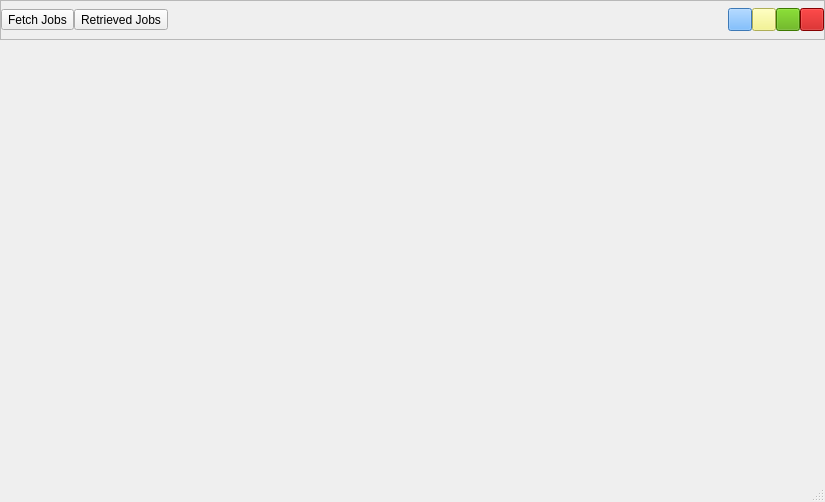
<?xml version="1.0" encoding="UTF-8"?>
<ui version="4.0">
 <class>MainWindow</class>
 <widget class="QMainWindow" name="MainWindow">
  <property name="geometry">
   <rect>
    <x>0</x>
    <y>0</y>
    <width>825</width>
    <height>502</height>
   </rect>
  </property>
  <property name="windowTitle">
   <string>MainWindow</string>
  </property>
  <property name="toolButtonStyle">
   <enum>Qt::ToolButtonStyle::ToolButtonIconOnly</enum>
  </property>
  <widget class="QWidget" name="centralwidget">
   <layout class="QVBoxLayout" name="verticalLayout">
    <property name="spacing">
     <number>0</number>
    </property>
    <property name="leftMargin">
     <number>0</number>
    </property>
    <property name="topMargin">
     <number>0</number>
    </property>
    <property name="rightMargin">
     <number>0</number>
    </property>
    <property name="bottomMargin">
     <number>20</number>
    </property>
    <item>
     <widget class="QFrame" name="frame">
      <property name="minimumSize">
       <size>
        <width>0</width>
        <height>40</height>
       </size>
      </property>
      <property name="maximumSize">
       <size>
        <width>16777215</width>
        <height>40</height>
       </size>
      </property>
      <property name="frameShape">
       <enum>QFrame::Shape::StyledPanel</enum>
      </property>
      <property name="frameShadow">
       <enum>QFrame::Shadow::Raised</enum>
      </property>
      <layout class="QHBoxLayout" name="horizontalLayout">
       <property name="spacing">
        <number>0</number>
       </property>
       <property name="leftMargin">
        <number>0</number>
       </property>
       <property name="topMargin">
        <number>0</number>
       </property>
       <property name="rightMargin">
        <number>0</number>
       </property>
       <property name="bottomMargin">
        <number>0</number>
       </property>
       <item>
        <widget class="QToolButton" name="toolButton_show_fetch_jobs_page">
         <property name="styleSheet">
          <string notr="true">font: 11pt &quot;Segoe UI&quot;;</string>
         </property>
         <property name="text">
          <string>Fetch Jobs</string>
         </property>
        </widget>
       </item>
       <item>
        <widget class="QToolButton" name="toolButton_show_retrieved_jobs_page">
         <property name="styleSheet">
          <string notr="true">font: 11pt &quot;Segoe UI&quot;;</string>
         </property>
         <property name="text">
          <string>Retrieved Jobs</string>
         </property>
        </widget>
       </item>
       <item>
        <spacer name="horizontalSpacer">
         <property name="orientation">
          <enum>Qt::Orientation::Horizontal</enum>
         </property>
         <property name="sizeHint" stdset="0">
          <size>
           <width>40</width>
           <height>20</height>
          </size>
         </property>
        </spacer>
       </item>
       <item>
        <widget class="QToolButton" name="toolButton_settings">
         <property name="toolTip">
          <string>Settings</string>
         </property>
         <property name="styleSheet">
          <string notr="true">background-color: rgb(85, 170, 255);</string>
         </property>
         <property name="text">
          <string/>
         </property>
        </widget>
       </item>
       <item>
        <widget class="QToolButton" name="toolButton_minimize">
         <property name="toolTip">
          <string>Minimize</string>
         </property>
         <property name="styleSheet">
          <string notr="true">background-color: rgb(244, 244, 122);</string>
         </property>
         <property name="text">
          <string/>
         </property>
        </widget>
       </item>
       <item alignment="Qt::AlignmentFlag::AlignRight">
        <widget class="QToolButton" name="toolButton_maximize">
         <property name="toolTip">
          <string>Maximize</string>
         </property>
         <property name="styleSheet">
          <string notr="true">background-color: rgb(85, 170, 0);</string>
         </property>
         <property name="text">
          <string/>
         </property>
        </widget>
       </item>
       <item alignment="Qt::AlignmentFlag::AlignRight">
        <widget class="QToolButton" name="toolButton_exit">
         <property name="toolTip">
          <string>Exit</string>
         </property>
         <property name="styleSheet">
          <string notr="true">background-color: rgb(188, 0, 0);</string>
         </property>
         <property name="text">
          <string/>
         </property>
        </widget>
       </item>
      </layout>
     </widget>
    </item>
    <item>
     <widget class="QStackedWidget" name="stackedWidget">
      <widget class="QWidget" name="page_fetch_jobs"/>
      <widget class="QWidget" name="page_retrieved_jobs"/>
     </widget>
    </item>
   </layout>
  </widget>
  <widget class="QStatusBar" name="statusbar"/>
 </widget>
 <resources/>
 <connections/>
</ui>
